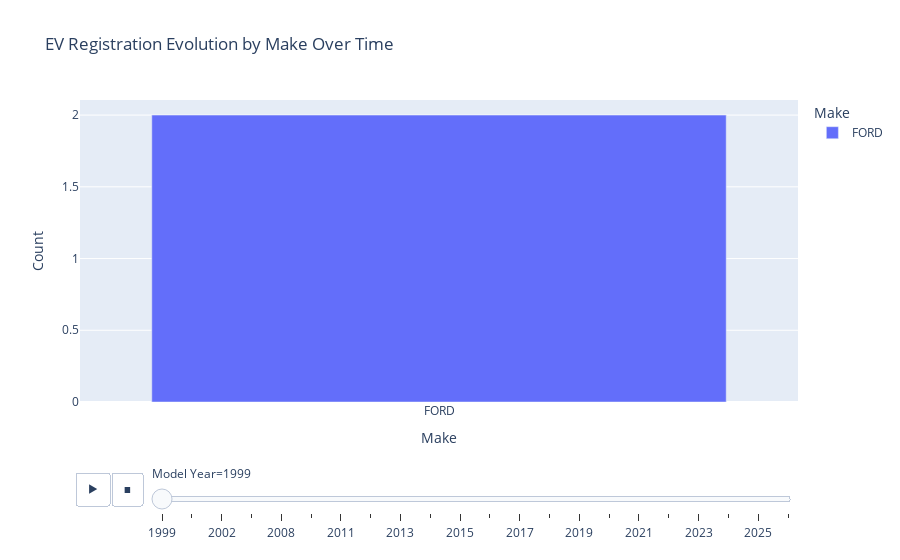

This figure's notebook cell:
### Code cell
import plotly.express as px

fig = px.bar(
    make_year,
    x="Make",
    y="Count",
    color="Make",
    animation_frame="Model Year",
    title="EV Registration Evolution by Make Over Time"
)

fig.show()

### Figure 1 — Plotly figure (JSON) as saved in the notebook; plotly's stock layout.template omitted (floating-point values rounded to 4 significant figures)
{"data": [{"hovertemplate": "Make=%{x}<br>Model Year=1999<br>Count=%{y}<extra></extra>", "legendgroup": "FORD", "marker": {"color": "#636efa", "pattern": {"shape": ""}}, "name": "FORD", "orientation": "v", "showlegend": true, "textposition": "auto", "type": "bar", "x": ["FORD"], "xaxis": "x", "y": [2], "yaxis": "y"}], "layout": {"barmode": "relative", "legend": {"title": {"text": "Make"}, "tracegroupgap": 0}, "sliders": [{"active": 0, "currentvalue": {"prefix": "Model Year="}, "len": 0.9, "pad": {"b": 10, "t": 60}, "steps": [{"args": [["1999"], {"frame": {"duration": 0, "redraw": true}, "fromcurrent": true, "mode": "immediate", "transition": {"duration": 0, "easing": "linear"}}], "label": "1999", "method": "animate"}, {"args": [["2000"], {"frame": {"duration": 0, "redraw": true}, "fromcurrent": true, "mode": "immediate", "transition": {"duration": 0, "easing": "linear"}}], "label": "2000", "method": "animate"}, {"args": [["2002"], {"frame": {"duration": 0, "redraw": true}, "fromcurrent": true, "mode": "immediate", "transition": {"duration": 0, "easing": "linear"}}], "label": "2002", "method": "animate"}, {"args": [["2003"], {"frame": {"duration": 0, "redraw": true}, "fromcurrent": true, "mode": "immediate", "transition": {"duration": 0, "easing": "linear"}}], "label": "2003", "method": "animate"}, {"args": [["2008"], {"frame": {"duration": 0, "redraw": true}, "fromcurrent": true, "mode": "immediate", "transition": {"duration": 0, "easing": "linear"}}], "label": "2008", "method": "animate"}, {"args": [["2010"], {"frame": {"duration": 0, "redraw": true}, "fromcurrent": true, "mode": "immediate", "transition": {"duration": 0, "easing": "linear"}}], "label": "2010", "method": "animate"}, {"args": [["2011"], {"frame": {"duration": 0, "redraw": true}, "fromcurrent": true, "mode": "immediate", "transition": {"duration": 0, "easing": "linear"}}], "label": "2011", "method": "animate"}, {"args": [["2012"], {"frame": {"duration": 0, "redraw": true}, "fromcurrent": true, "mode": "immediate", "transition": {"duration": 0, "easing": "linear"}}], "label": "2012", "method": "animate"}, {"args": [["2013"], {"frame": {"duration": 0, "redraw": true}, "fromcurrent": true, "mode": "immediate", "transition": {"duration": 0, "easing": "linear"}}], "label": "2013", "method": "animate"}, {"args": [["2014"], {"frame": {"duration": 0, "redraw": true}, "fromcurrent": true, "mode": "immediate", "transition": {"duration": 0, "easing": "linear"}}], "label": "2014", "method": "animate"}, {"args": [["2015"], {"frame": {"duration": 0, "redraw": true}, "fromcurrent": true, "mode": "immediate", "transition": {"duration": 0, "easing": "linear"}}], "label": "2015", "method": "animate"}, {"args": [["2016"], {"frame": {"duration": 0, "redraw": true}, "fromcurrent": true, "mode": "immediate", "transition": {"duration": 0, "easing": "linear"}}], "label": "2016", "method": "animate"}, {"args": [["2017"], {"frame": {"duration": 0, "redraw": true}, "fromcurrent": true, "mode": "immediate", "transition": {"duration": 0, "easing": "linear"}}], "label": "2017", "method": "animate"}, {"args": [["2018"], {"frame": {"duration": 0, "redraw": true}, "fromcurrent": true, "mode": "immediate", "transition": {"duration": 0, "easing": "linear"}}], "label": "2018", "method": "animate"}, {"args": [["2019"], {"frame": {"duration": 0, "redraw": true}, "fromcurrent": true, "mode": "immediate", "transition": {"duration": 0, "easing": "linear"}}], "label": "2019", "method": "animate"}, {"args": [["2020"], {"frame": {"duration": 0, "redraw": true}, "fromcurrent": true, "mode": "immediate", "transition": {"duration": 0, "easing": "linear"}}], "label": "2020", "method": "animate"}, {"args": [["2021"], {"frame": {"duration": 0, "redraw": true}, "fromcurrent": true, "mode": "immediate", "transition": {"duration": 0, "easing": "linear"}}], "label": "2021", "method": "animate"}, {"args": [["2022"], {"frame": {"duration": 0, "redraw": true}, "fromcurrent": true, "mode": "immediate", "transition": {"duration": 0, "easing": "linear"}}], "label": "2022", "method": "animate"}, {"args": [["2023"], {"frame": {"duration": 0, "redraw": true}, "fromcurrent": true, "mode": "immediate", "transition": {"duration": 0, "easing": "linear"}}], "label": "2023", "method": "animate"}, {"args": [["2024"], {"frame": {"duration": 0, "redraw": true}, "fromcurrent": true, "mode": "immediate", "transition": {"duration": 0, "easing": "linear"}}], "label": "2024", "method": "animate"}, {"args": [["2025"], {"frame": {"duration": 0, "redraw": true}, "fromcurrent": true, "mode": "immediate", "transition": {"duration": 0, "easing": "linear"}}], "label": "2025", "method": "animate"}, {"args": [["2026"], {"frame": {"duration": 0, "redraw": true}, "fromcurrent": true, "mode": "immediate", "transition": {"duration": 0, "easing": "linear"}}], "label": "2026", "method": "animate"}], "x": 0.1, "xanchor": "left", "y": 0, "yanchor": "top"}], "title": {"text": "EV Registration Evolution by Make Over Time"}, "updatemenus": [{"buttons": [{"args": [null, {"frame": {"duration": 500, "redraw": true}, "fromcurrent": true, "mode": "immediate", "transition": {"duration": 500, "easing": "linear"}}], "label": "&#9654;", "method": "animate"}, {"args": [[null], {"frame": {"duration": 0, "redraw": true}, "fromcurrent": true, "mode": "immediate", "transition": {"duration": 0, "easing": "linear"}}], "label": "&#9724;", "method": "animate"}], "direction": "left", "pad": {"r": 10, "t": 70}, "showactive": false, "type": "buttons", "x": 0.1, "xanchor": "right", "y": 0, "yanchor": "top"}], "xaxis": {"anchor": "y", "categoryarray": ["FORD", "TOYOTA", "TESLA", "CHEVROLET", "NISSAN", "BMW", "KIA", "VOLKSWAGEN", "HYUNDAI", "RIVIAN"], "categoryorder": "array", "domain": [0, 1], "title": {"text": "Make"}}, "yaxis": {"anchor": "x", "domain": [0, 1], "title": {"text": "Count"}}}}
